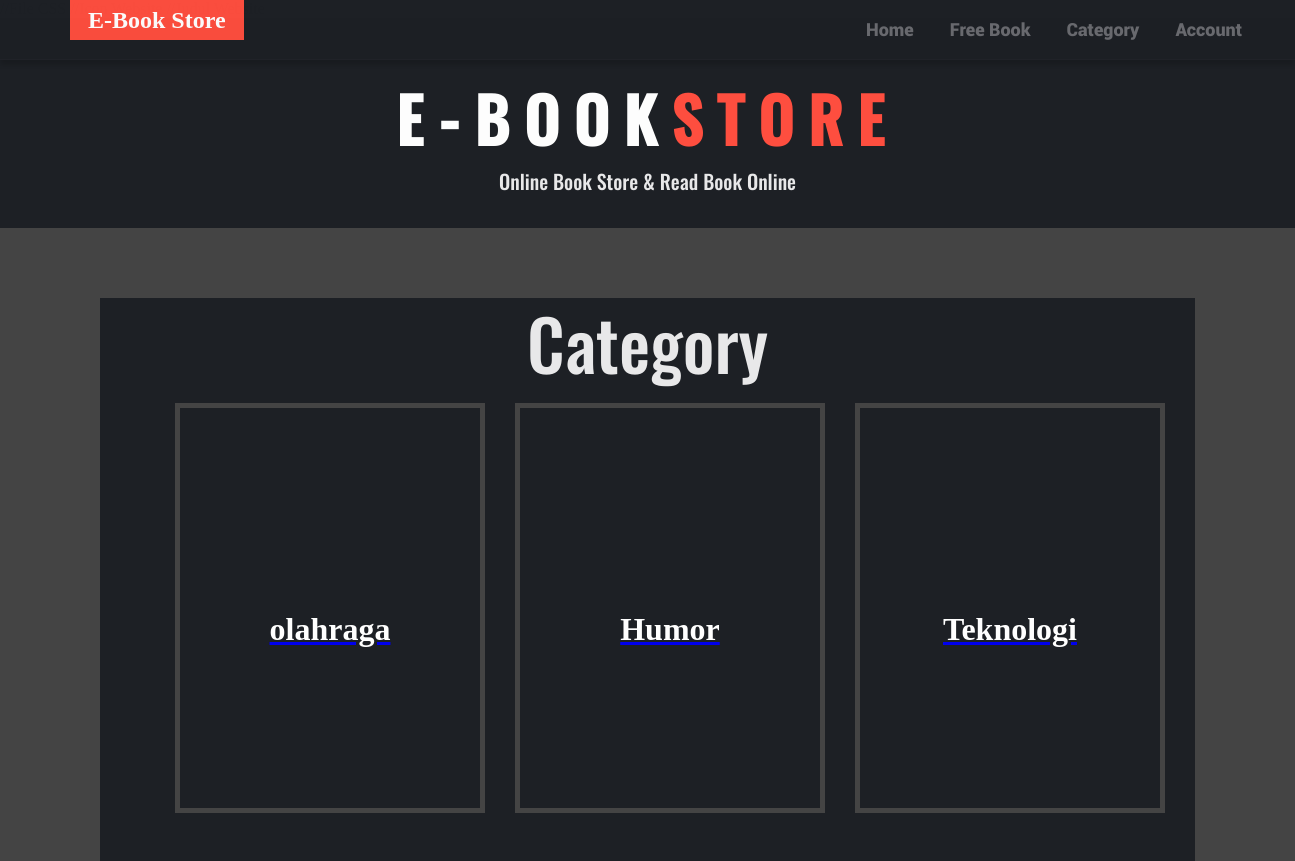
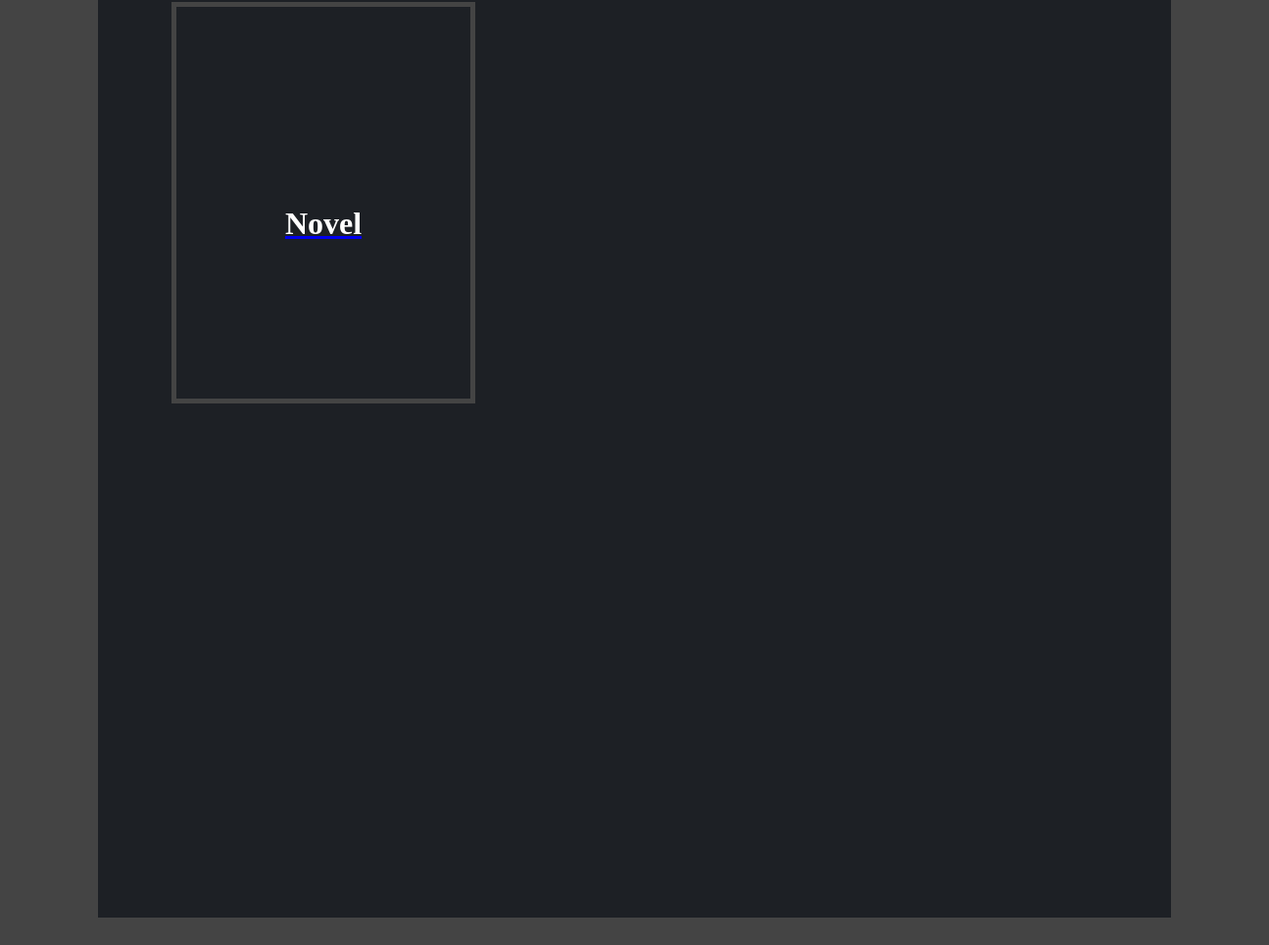
/more.php (signed in), run on the app's committed database (2 pictures, top to bottom).
### tables this page shows
CREATE TABLE `categories` (
  `categoryid` int(11) NOT NULL,
  `categoryname` varchar(30) NOT NULL
);

### more.php (the view, shortened to what this page needs)
<?php
	include_once("connection.php");
	$result = $dbConnection->query("SELECT * FROM categories ORDER BY categoryid DESC ");
	$result->execute();
	$data = $result->fetchAll(PDO::FETCH_ASSOC);
?>
<!DOCTYPE html>
<html>
	<head>
		<link rel="stylesheet" href="css/style.css"> //File CSS
		<link rel="icon" href="img/icon.png"> //Icon Website
		<title> E-Book Store </title> //Judul Website
	</head>
	<body>
		<div class="menu">
			<div class="logo">
			<h2> E-Book Store </h2>
			</div>
			<ul class="dropmenu">
				<li><a href="index.php">Home</a></li>
				<li><a href="freebook.php">Free Book</a></li>
				<li><a href="">Category</a>
				</li>
				<li><a href="#3">Account</a>
				</li>
	</ul>
		</div>
		<div class="header">
			<h1>E-Book<span>Store</span></h1>
			<p>Online Book Store & Read Book Online</p>
			</div>
		<div class="content">
			<p>Category</p>
			<div class="booklist">
			<?php
			foreach($data as $data2){ ?>
				<li>
					<a href="<?php echo $data2['categoryname']?>.php">
						<h1 style="text-align:center;color:white;text-decoration:none;"><?php echo $data2['categoryname']?></h1>
					</a>
				</li>
			<?php }
			?>
			</div>
		</div>
	</body>
</html>

### css/style.css (style rules this page uses)
.menu { background-color:#1d2025; position:fixed; top:0; left:0; z-index:999; width:100%; box-shadow: 0px 5px 5px 0px rgba(0,0,0,0.16),inset 0 -1px 0 #212329; opacity:0.98; height:60px; }
.logo { margin-left:70px; padding: 0px 18px; background: #fe4e3f; color: #fff; line-height: 0px; border:0; vertical-align:baseline; float: left; overflow: hidden; text-align: center; }
.header { padding-top:20px; background-color:#1d2025; height:190px; text-align:center; }
body { margin:0; background-color:#444; }
.header h1 { color:#fdfdfd; margin: 0px; font-family: 'Oswald',serif; font-size: 62px; line-height: 55px; padding: 0px 20px; margin-top: 55px; margin-bottom: 7px; text-transform: uppercase; letter-spacing: 15px; }
.header h1 span { color:#fe4e3f; }
.header p { font:inherit; color:#e8e8e9; font-size:20px; font-family:oswald; }
.dropmenu { display:inline-block; margin:0; float:right; background-color:#1d2025; margin-right:35px; }
.dropmenu li { list-style-type:none; float:left; }
.dropmenu li a { font-family:'Roboto'; font-size:18px; color:#6b6c71; display:inline-block; padding:7px 18px; line-height:45px; text-decoration:none; }
.content { background-color:#1d2025; height:1500px; margin-top:50px; margin-left:100px; margin-right:100px; margin-bottom:50px; }
.content p { font:inherit; color:#e8e8e9; font-size:70px; font-family:oswald; text-align:center; margin-bottom:-10px; }
.booklist { z-index:999; width:1100px; margin:auto; padding:20px; padding-left: 75px; padding-right: 10px; }
.booklist li { width: 300px; height: 400px; border: 5px solid #444; float: left; margin-right: 30px; margin-bottom: 50px; position: relative; list-style-type: none; line-height: 400px; }

### data on the page
categories: categoryname "olahraga"
categories: categoryname "Humor"
categories: categoryname "Teknologi"
categories: categoryname "Novel"
